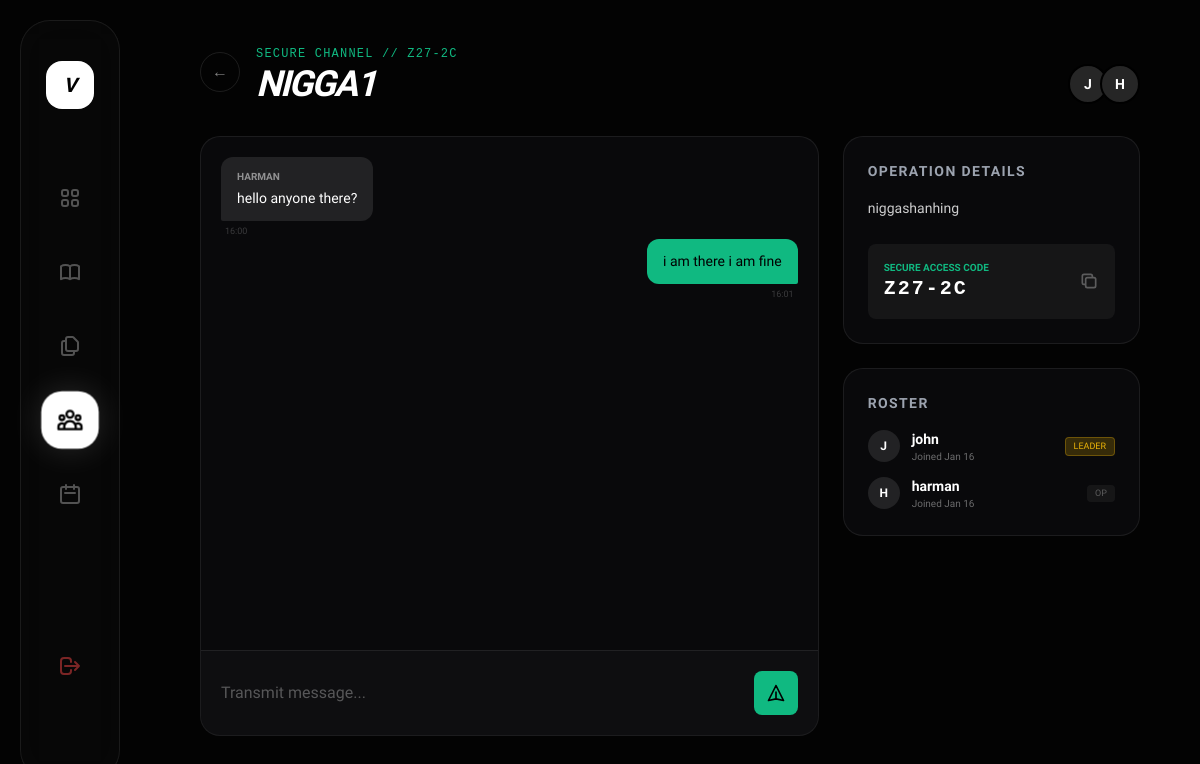
Screenshot of /squads/2/ (signed in) with the database file from the repository.
### core/models.py (models this page shows, shortened)
class Squad(models.Model):
    name = models.CharField(max_length=100)
    description = models.TextField(blank=True, null=True)
    code = models.CharField(max_length=10, default=generate_squad_code, unique=True)
    created_at = models.DateTimeField(auto_now_add=True)
    created_by = models.ForeignKey(User, on_delete=models.CASCADE, related_name='created_squads')

class Membership(models.Model):
    user = models.ForeignKey(User, on_delete=models.CASCADE)
    squad = models.ForeignKey(Squad, on_delete=models.CASCADE, related_name='members')
    joined_at = models.DateTimeField(auto_now_add=True)
    is_leader = models.BooleanField(default=False)
    class Meta:
        unique_together = ('user', 'squad') # Prevents double joining

class Transmission(models.Model): # Chat Messages
    squad = models.ForeignKey(Squad, on_delete=models.CASCADE, related_name='messages')
    sender = models.ForeignKey(User, on_delete=models.CASCADE)
    content = models.TextField()
    timestamp = models.DateTimeField(auto_now_add=True)

### core/views.py (the view)
# urls.py: path('squads/<int:squad_id>/', views.squad_detail, name='squad_detail'),
@login_required(login_url='signin')
def squad_detail(request, squad_id):
    squad = get_object_or_404(Squad, id=squad_id)
    if not Membership.objects.filter(user=request.user, squad=squad).exists():
        messages.error(request, "Access Denied: You are not an operative of this squadron.")
        return redirect('squad_hub')
    if request.method == 'POST' and 'send_transmission' in request.POST:
        content = request.POST.get('content')
        if content:
            Transmission.objects.create(squad=squad, sender=request.user, content=content)
            return redirect('squad_detail', squad_id=squad.id)
    members = Membership.objects.filter(squad=squad).select_related('user')
    transmissions = squad.messages.all().order_by('timestamp')
    context = {
        'squad': squad,
        'members': members,
        'transmissions': transmissions,
        'online_count': Profile.objects.filter(last_seen__gte=timezone.now() - timezone.timedelta(minutes=5)).exclude(user=request.user).count()
    }
    return render(request, 'squad_detail.html', context)

### core/templates/squad_detail.html (shortened to what this page needs)
<!DOCTYPE html>
<html lang="en">
<head>
    <script src="https://cdn.tailwindcss.com"></script>
</head>
<body>
    <nav class="sidebar">
        <a href="{% url 'home' %}" class="w-12 h-12 bg-white rounded-2xl mb-16 flex items-center justify-center text-black font-black text-xl italic">V</a>
        <a href="{% url 'dashboard' %}" class="nav-item"></a>
        <a href="{% url 'notes_hub' %}" class="nav-item"></a>
        <a href="{% url 'topics_hub' %}" class="nav-item"><svg class="w-6 h-6" fill="none" stroke="currentColor" viewBox="0 0 24 24"><path stroke-linecap="round" stroke-linejoin="round" stroke-width="2" d="M8 7v8a2 2 0 002 2h6M8 7V5a2 2 0 012-2h4.586a1 1 0 01.707.293l4.414 4.414a1 1 0 01.293.707V15a2 2 0 01-2 2h-2M8 7H6a2 2 0 00-2 2v10a2 2 0 002 2h8a2 2 0 002-2v-2"/></svg></a>
        <a href="{% url 'squad_hub' %}" class="nav-item active"></a>
        <a href="{% url 'datesheet_hub' %}" class="nav-item"><svg class="w-6 h-6" fill="none" stroke="currentColor" viewBox="0 0 24 24"><path stroke-linecap="round" stroke-linejoin="round" stroke-width="2" d="M8 7V3m8 4V3m-9 8h10M5 21h14a2 2 0 002-2V7a2 2 0 00-2-2H5a2 2 0 00-2 2v12a2 2 0 002 2z"/></svg></a>
    <div class="mt-auto mb-6">
        <a href="{% url 'signout' %}" class="nav-item group" title="Disconnect">
            <svg class="w-6 h-6 text-red-500/50 group-hover:text-red-500 transition-colors" fill="none" stroke="currentColor" viewBox="0 0 24 24"><path stroke-linecap="round" stroke-linejoin="round" stroke-width="2" d="M17 16l4-4m0 0l-4-4m4 4H7m6 4v1a3 3 0 01-3 3H6a3 3 0 01-3-3V7a3 3 0 013-3h4a3 3 0 013 3v1"/></svg>
        </a>
    </div>
    </nav>
    <main class="main-container">
        <header class="flex justify-between items-end mb-8">
            <div class="flex items-center gap-4">
                <a href="{% url 'squad_hub' %}" class="w-10 h-10 rounded-full border border-white/10 flex items-center justify-center text-white/50 hover:bg-white hover:text-black transition">←</a>
                <div>
                    <span class="font-mono text-emerald-500 text-xs tracking-widest uppercase">Secure Channel // {{ squad.code }}</span>
                    <h1 class="text-4xl font-black italic tracking-tighter text-white uppercase">{{ squad.name }}</h1>
                </div>
            </div>
            <div class="flex -space-x-2">
                {% for member in members %}
                <div class="w-10 h-10 rounded-full bg-neutral-800 border-2 border-black flex items-center justify-center text-sm font-bold text-white relative group">
                    {{ member.user.username|make_list|first|upper }}
                </div>
                {% endfor %}
            </div>
        </header>
        <div class="grid grid-cols-12 gap-6">
            <div class="col-span-8">
                <div class="card-vault chat-container">
                    <div class="chat-log custom-scrollbar" id="chatLog">
                        {% for msg in transmissions %}
                            <div class="flex flex-col {% if msg.sender == user %}items-end{% else %}items-start{% endif %}">
                                <div class="chat-bubble {% if msg.sender == user %}me{% else %}them{% endif %}">
                                    {% if msg.sender != user %}
                                        <span class="block text-[10px] font-bold opacity-50 mb-1 uppercase">{{ msg.sender.username }}</span>
                                    {% endif %}
                                    {{ msg.content }}
                                </div>
                                <span class="text-[9px] text-white/20 mt-1 px-1">{{ msg.timestamp|date:"H:i" }}</span>
                            </div>
                        {% endfor %}
                    </div>
                    <div class="chat-input-area">
                        <form method="post" class="flex gap-4">
                            <input type="text" name="content" class="flex-1 bg-transparent border-none text-white focus:ring-0 placeholder-white/30" placeholder="Transmit message..." autocomplete="off" autofocus>
                            <button type="submit" name="send_transmission" class="p-3 bg-emerald-500 rounded-lg text-black hover:bg-emerald-400 transition">
                                <svg class="w-5 h-5" fill="none" stroke="currentColor" viewBox="0 0 24 24"><path stroke-linecap="round" stroke-linejoin="round" stroke-width="2" d="M12 19l9 2-9-18-9 18 9-2zm0 0v-8"/></svg>
                            </button>
                        </form>
                    </div>
                </div>
            </div>
            <div class="col-span-4 space-y-6">
                <div class="card-vault p-6">
                    <h3 class="font-bold text-sm text-gray-400 mb-4 uppercase tracking-widest">Operation Details</h3>
                    <p class="text-sm text-white/80 leading-relaxed mb-6">{{ squad.description|default:"No mission parameters defined." }}</p>
                    <div class="bg-white/5 rounded-lg p-4 flex items-center justify-between">
                        <div>
                            <p class="text-[10px] text-emerald-500 uppercase font-bold">Secure Access Code</p>
                            <p class="font-mono text-xl font-bold tracking-widest">{{ squad.code }}</p>
                        </div>
                        <button onclick="navigator.clipboard.writeText('{{ squad.code }}')" class="text-white/30 hover:text-white transition" title="Copy">
                            <svg class="w-5 h-5" fill="none" stroke="currentColor" viewBox="0 0 24 24"><path stroke-linecap="round" stroke-linejoin="round" stroke-width="2" d="M8 16H6a2 2 0 01-2-2V6a2 2 0 012-2h8a2 2 0 012 2v2m-6 12h8a2 2 0 002-2v-8a2 2 0 00-2-2h-8a2 2 0 00-2 2v8a2 2 0 002 2z"/></svg>
                        </button>
                    </div>
                </div>
                <div class="card-vault p-6">
                    <h3 class="font-bold text-sm text-gray-400 mb-4 uppercase tracking-widest">Roster</h3>
                    <div class="space-y-3">
                        {% for member in members %}
                        <div class="flex items-center justify-between">
                            <div class="flex items-center gap-3">
                                <div class="w-8 h-8 rounded-full bg-white/10 flex items-center justify-center text-xs font-bold">{{ member.user.username|make_list|first|upper }}</div>
                                <div>
                                    <p class="text-sm font-bold">{{ member.user.username }}</p>
                                    <p class="text-[10px] text-white/40">Joined {{ member.joined_at|date:"M d" }}</p>
                                </div>
                            </div>
                            {% if member.is_leader %}
                                <span class="text-[9px] bg-yellow-500/20 text-yellow-500 px-2 py-0.5 rounded border border-yellow-500/30">LEADER</span>
                            {% else %}
                                <span class="text-[9px] bg-white/5 text-white/30 px-2 py-0.5 rounded">OP</span>
                            {% endif %}
                        </div>
                        {% endfor %}
                    </div>
                </div>
            </div>
        </div>
    </main>
</body>
</html>

### core/templates/squad_detail.html (style rules this page uses)
:root { --bg: #030303; --card-bg: #09090b; --border: rgba(255, 255, 255, 0.08); --accent: #10b981; }
html, body { height: 100%; margin: 0; background-color: var(--bg); color: #fff; font-family: 'Geist', sans-serif; overflow-x: hidden; cursor: default; }
.sidebar { width: 100px; height: calc(100vh - 40px); position: fixed; top: 20px; left: 20px; background: rgba(255, 255, 255, 0.02); border: 1px solid var(--border); border-radius: 30px; backdrop-filter: blur(20px); display: flex; flex-direction: column; align-items: center; padding: 40px 0; z-index: 100; }
.nav-item { width: 50px; height: 50px; display: flex; align-items: center; justify-content: center; border-radius: 18px; margin-bottom: 24px; color: rgba(255,255,255,0.3); transition: all 0.3s; }
.nav-item:hover, .nav-item.active { background: white; color: black; box-shadow: 0 0 30px rgba(255,255,255,0.15); transform: scale(1.15); }
.main-container { margin-left: 140px; min-height: 100vh; padding: 40px 60px; max-width: 1400px; }
.card-vault { background: #09090b; border: 1px solid var(--border); border-radius: 20px; overflow: hidden; }
.chat-container { display: flex; flex-direction: column; height: 600px; }
.chat-log { flex: 1; overflow-y: auto; padding: 20px; space-y: 16px; scroll-behavior: smooth; }
.chat-input-area { padding: 20px; border-top: 1px solid var(--border); background: rgba(255,255,255,0.02); }
.chat-bubble { max-width: 70%; padding: 12px 16px; border-radius: 12px; font-size: 14px; line-height: 1.5; }
.chat-bubble.me { background: var(--accent); color: black; align-self: flex-end; border-bottom-right-radius: 2px; margin-left: auto; }
.chat-bubble.them { background: rgba(255,255,255,0.1); color: white; align-self: flex-start; border-bottom-left-radius: 2px; }

### rows the page displays
Squad: code "Z27-2C", name "NIGGA1", description "niggashanhing"
Membership: user.username|make_list "J", user.username "john", joined_at "Jan 16", is_leader "LEADER"
Membership: user.username|make_list "H", user.username "harman", joined_at "Jan 16", is_leader "OP"
Transmission: sender.username "HARMAN", content "hello anyone there?", timestamp "16:00"
Transmission: content "i am there i am fine", timestamp "16:01"
